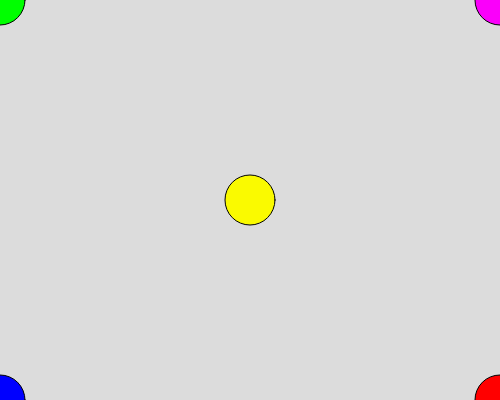
Frame 1 (no input)
Frame 60 (no input): identical to frame 1, image omitted
Frame 120 (the mouse pressed at the canvas centre since frame 60): identical to frame 1, image omitted

The p5.js sketch that drew this single still picture (run headless with seeded random() and noise() and a simulated clock; from frame 60 on, the mouse is pressed at the canvas centre):

// p5.js sketch
// ── sketch.js
// Coordinate Systems
// Anees Ahmad
// September 11, 2024
// Looking at how coordinates work in p5.js

function setup() {
  print("Setup runs once, at the start. ")
  createCanvas(500, 400);
}

function draw() {
  //runs over and over (targetting 60fps)
  //when possible, keep draw() short
  background(220);
  drawCircles();
}

function drawCircles(){
  //draw some circles
  fill(250,0,250);  //R, G, B
  circle(width,0,50);

  fill(500,0,0);
  circle(width,height,50);

  fill(0,500,0);
  circle(0,0,50);

  fill(0,0,500);
  circle(0,height,50);

  fill(250,250,0);
  circle((width/2),(height/2),50);
}
